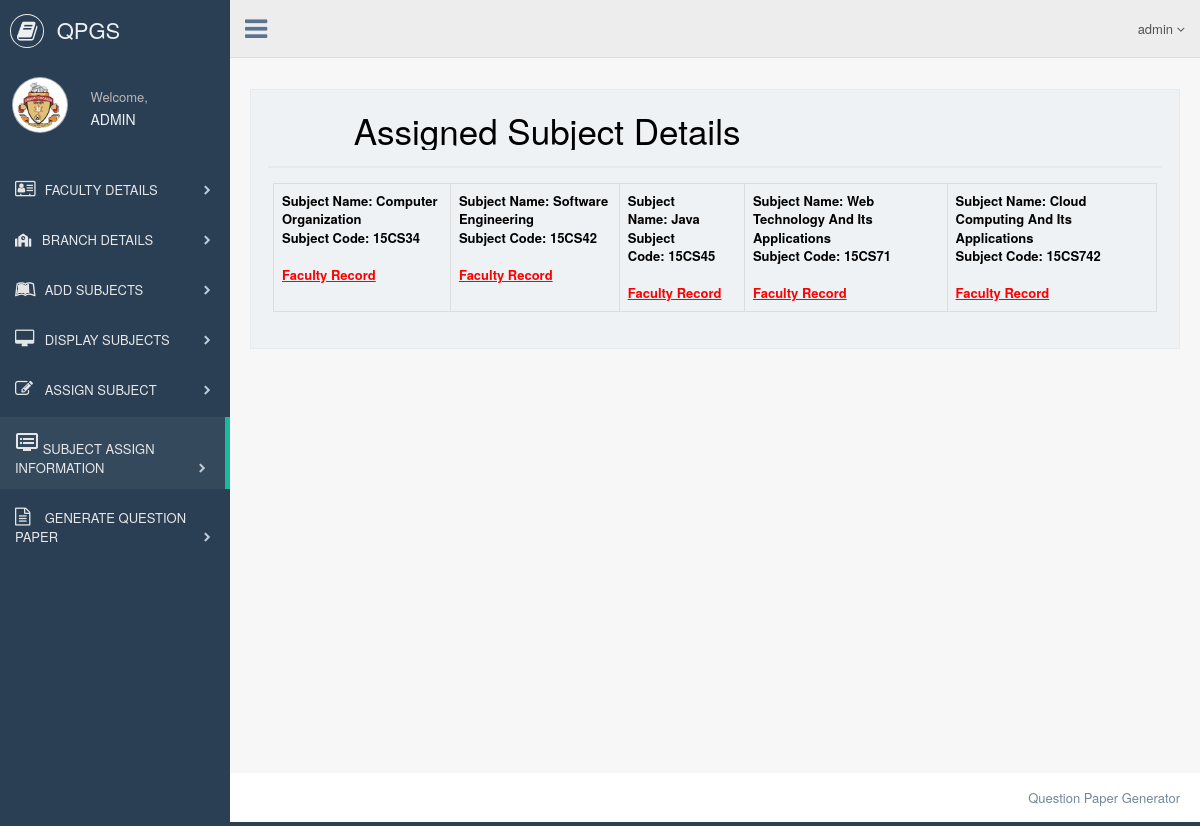
The app's page /admin/subject_assign_details.php (signed in) with its own data.
### tables this page shows
CREATE TABLE IF NOT EXISTS `add_subject` (
  `scode` varchar(12) NOT NULL,
  `sname` varchar(60) DEFAULT NULL,
  `bid` varchar(10) DEFAULT NULL,
  PRIMARY KEY (`scode`),
  KEY `bid` (`bid`)
);

### admin/subject_assign_details.php (the view, shortened to what this page needs)
	<?php
include('header.php');
?>
        <div class="right_col" role="main">
            <div class="">
                <div class="page-title">
                    <div class="title_left">
                    </div>
                    <div class="title_right">
                        <div class="col-md-5 col-sm-5 col-xs-12 form-group pull-right top_search">
                        </div>
                    </div>
                </div>
                <div class="clearfix"></div>
                <div class="row" style="min-height:500px">
                    <div class="col-md-12 col-sm-12 col-xs-12">
                        <div class="x_panel">
                            <div class="x_title">
                                <h2 style="color:black;">Assigned Subject Details</h2>
                            </div>
                            <div class="x_content">
							<?php
                                $i=0;
							$res=mysqli_query($con,"select * from add_subject");
							echo "<table class='table table-bordered'>";
							echo "<tr  style='color:black;'>";
							while($row=mysqli_fetch_array($res))
							{
								$i=$i+1;
								echo "<td>";
								echo "<b>"."Subject Name:&nbsp" .$row["sname"]. "</b>";
								echo "<br>";
								echo "<b>"."Subject Code:&nbsp" .$row["scode"]. "</b>";
								echo "<br><br>";
								?> <a href="faculty_record.php?scode=<?php echo $row["scode"];?>" style="color:red"><b><u>Faculty Record</u></b><?php
								echo "</td>";
								if($i==5)
								{
									echo "</tr>";
									$i=0;
								}
							}
                            echo "</table>";
							?>
                            </div>
                        </div>
                    </div>
                </div>
            </div>
        </div>
<?php
include('footer.php');
?>

### records on screen
add_subject: sname "Computer Organization", scode "15CS34"
add_subject: sname "Software Engineering", scode "15CS42"
add_subject: sname "Java", scode "15CS45"
add_subject: sname "Web Technology And Its Applications", scode "15CS71"
add_subject: sname "Cloud Computing And Its Applications", scode "15CS742"

### other values on screen
$_SESSION["librarian"] "admin"
